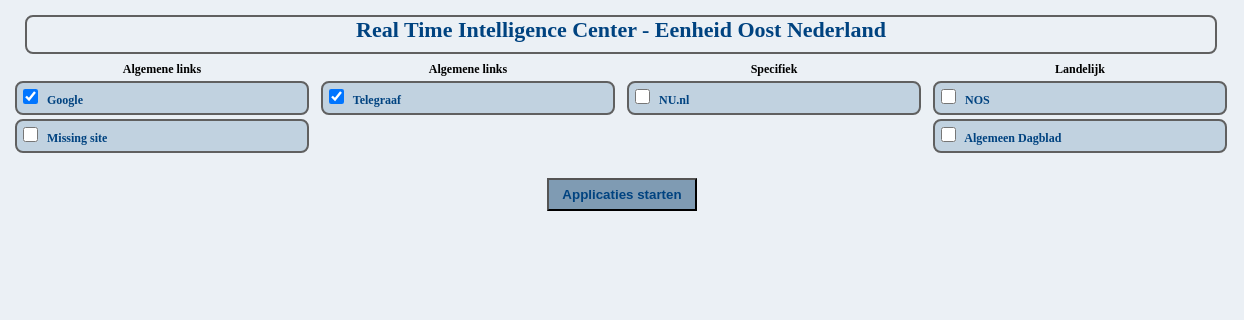
Before: /home_oud with the older database file.
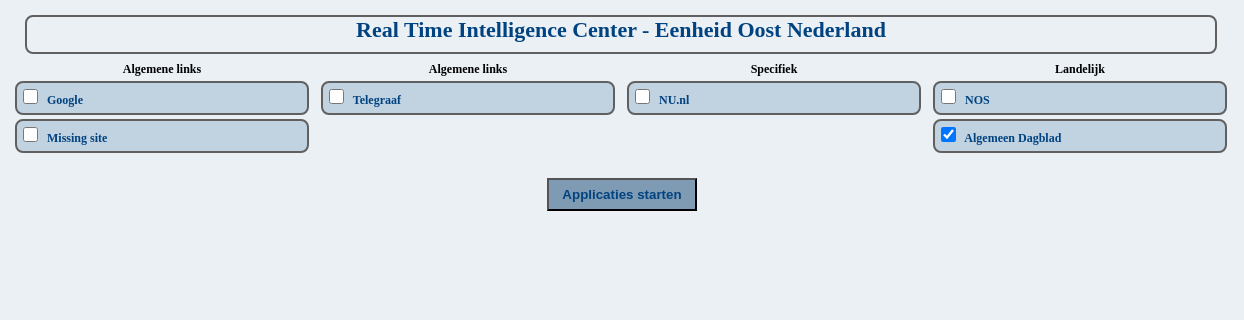
After: the same page with the newer database file.
### launcher/models.py (models this page shows, shortened)
class Preference(models.Model):
	user = models.ForeignKey(settings.AUTH_USER_MODEL, on_delete=models.PROTECT)
	site = models.ForeignKey(Site, on_delete=models.CASCADE)
	preStart = models.BooleanField(null=True)
	class Meta:
		constraints = [
			models.UniqueConstraint(fields=['user', 'site'], name='unique_preference'),
		]

class Site(models.Model):
	sitOmschrijving = models.CharField(max_length=100)
	sitUrl = models.CharField(max_length=100)
	categorie = models.ForeignKey(Categorie, on_delete=models.PROTECT)
	sitActief = models.BooleanField(default=True)
	class Meta:
		ordering = ['-sitActief','categorie','sitOmschrijving']

### launcher/views.py (the view)
# urls.py: path('home_oud', views.home_oud, name='home_oud'),
def home_oud(request):
	if request.user.is_authenticated:
		user_id = request.user.id
		insert = insert_missing_user_preferences(user_id)
	else:
		user_id = 1
		insert = None
		messages.success(request, ('Login om je voorkeuren te beheren.'))
	activeCategories = Categorie.objects.filter(catActief=True)
	preferences = Preference.objects.filter(site__categorie__catActief=True).filter(site__sitActief=True).filter(user__id=user_id)
	preferenceJS = Preference.objects.filter(site__categorie__catActief=True).filter(site__sitActief=True).filter(preStart=True).filter(user__id=user_id)
	return render(request,'home.html',
		{
		'activeCategories': activeCategories,
		'preferences': preferences,
		'preferenceJS': preferenceJS,
		'insert': insert,
		'user_id': user_id
		})

### launcher/templates/home.html (shortened to what this page needs)
<html>
<head>
</head>
<body>
<form action="#" id="formulier" method="post" accept-charset="UTF-8" xml:lang="nl">
<table>
<tr>
<td colspan=4 align=center>
<div class=footer>
Real Time Intelligence Center - Eenheid Oost Nederland
</div>
</td>
</tr>
<tr valign=top>
{% if activeCategories %}
	{% for cat in activeCategories %}
			<td><center><strong>{{ cat.catOmschrijving }}</strong></center>
			{% for pref in preferences %}
				{% if pref.site.categorie == cat %}
					<div class=link style='height:30px;'>
						{% if pref.preStart %}
							<input onclick="location.href = '{% url 'uncross' pref.id %}'" class=checkbox type='checkbox' checked>
							<a href="{{ pref.site.sitUrl }}" target='_blank' title='Klik hier om {{ pref.site.sitOmschrijving }} op te starten'>{{ pref.site.sitOmschrijving }}</a>
						{% else %}
							<input onclick="location.href = '{% url 'cross' pref.id %}'" class=checkbox type='checkbox'>
							<a href="{{ pref.site.sitUrl }}" target='_blank' title='Klik hier om {{ pref.site.sitOmschrijving }} op te starten'>{{ pref.site.sitOmschrijving }}</a>
						{% endif %}
					</div>
				{% endif %}
			{% endfor %}
			</td>
	{% endfor %}
{% endif %}
</tr>
</table>
<br/>
<center>
<input type="button" onclick="open_win()" value="Applicaties starten" class="Opslaan" style='cursor:hand' title='Klik hier om applicatie(s) te starten'><br/><br/>
</center>
</form>
</body>
</html>

Changed rows visible on the page:
changed Preference "Google": preStart True → False (drawn); id "☑" → "☐"
changed Preference "Telegraaf": preStart True → False (drawn); id "☑" → "☐"
changed Preference "Algemeen Dagblad": preStart empty → True (drawn); id "☐" → "☑"
